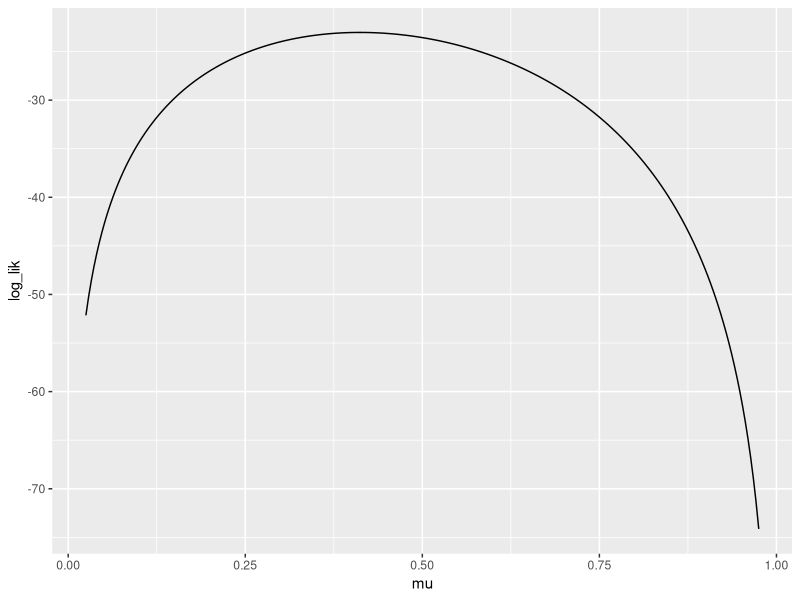
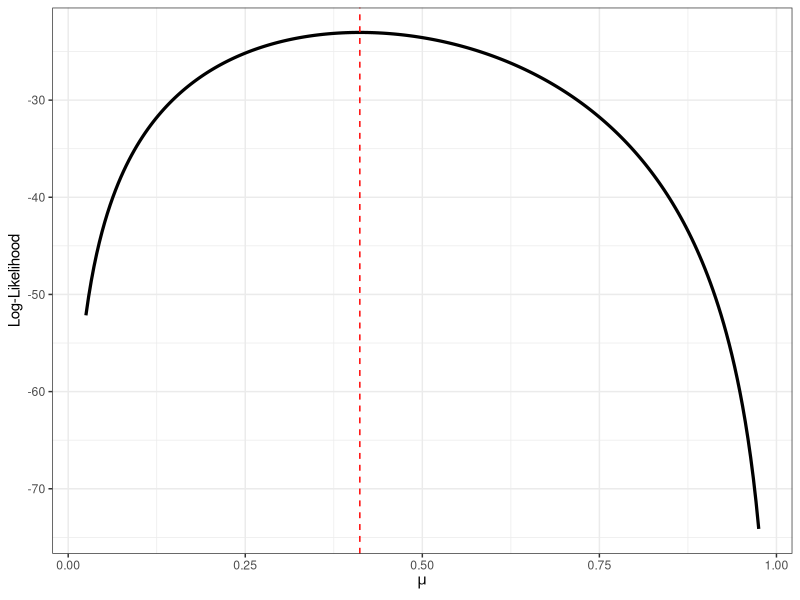
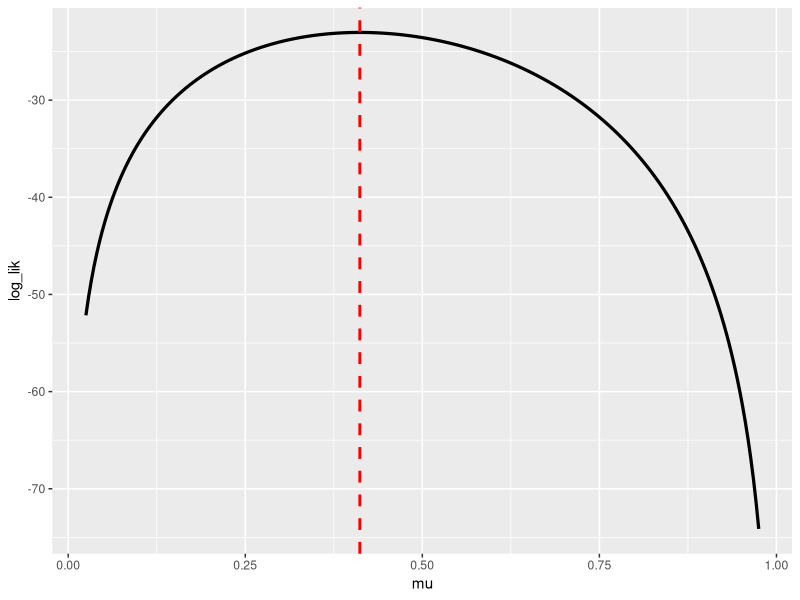
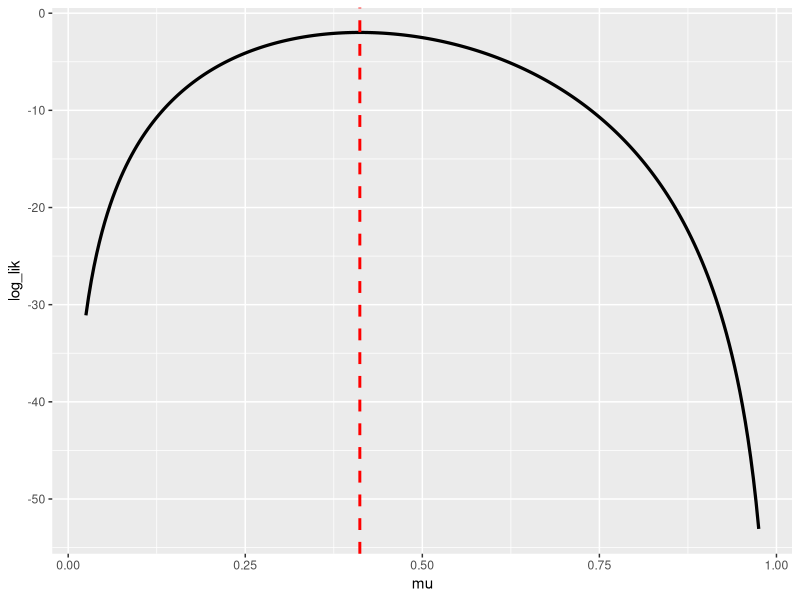
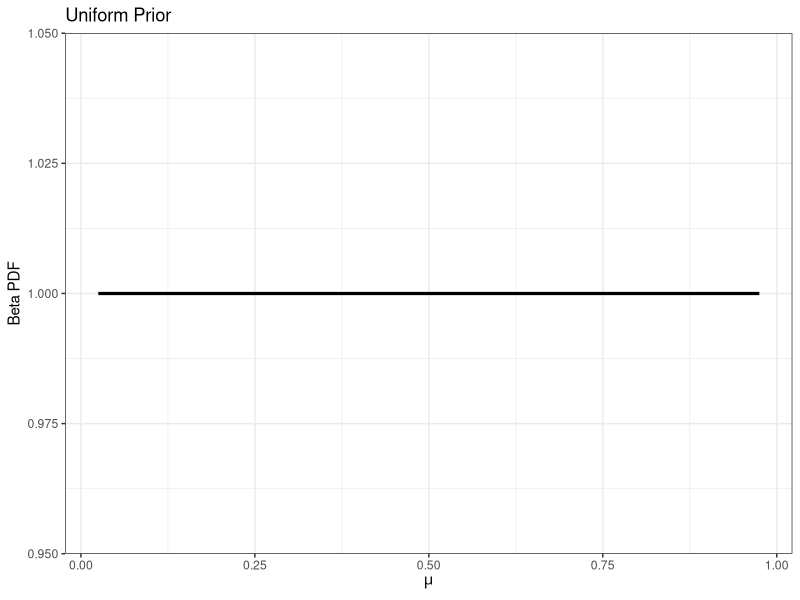
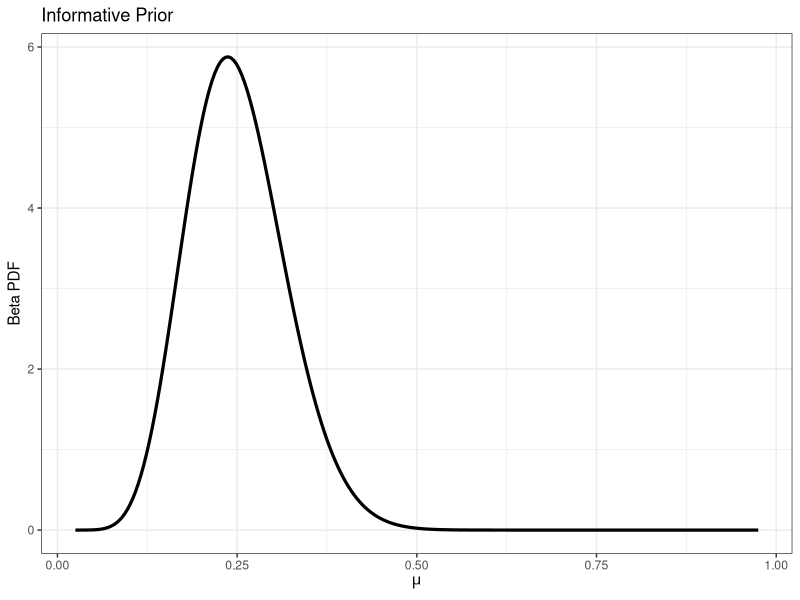
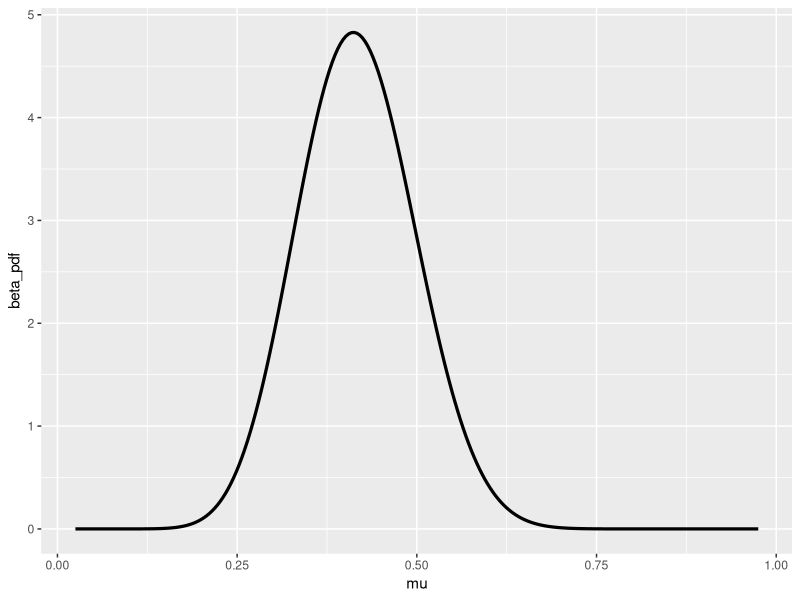
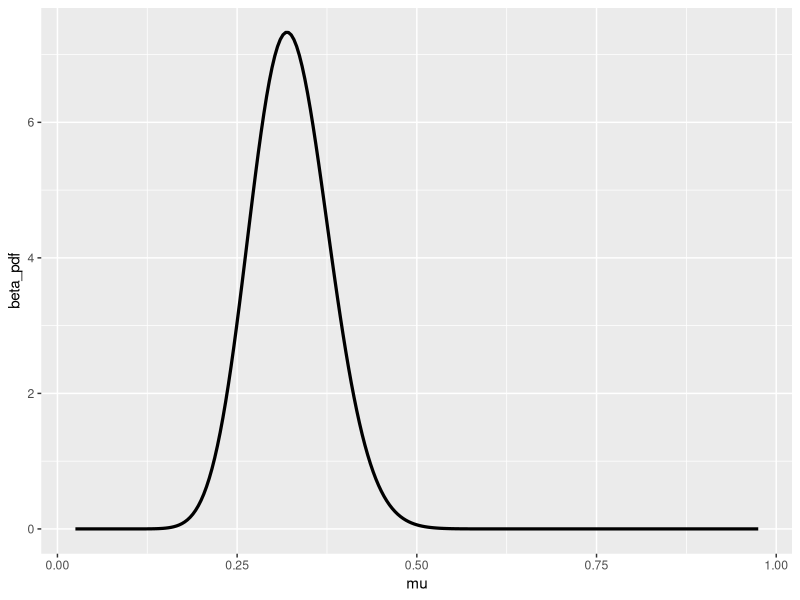

Write R code to recreate these figures, in order.
## ---- chunk 1
knitr::opts_chunk$set(echo = TRUE)
## ---- chunk 2
library(tidyverse)
## ---- chunk 3
x <- c(0, 0, 0, 0,
       0, 1, 1, 0,
       1, 0, 0, 0,
       0, 1, 1, 0, 1,
       1, 0, 0, 1,
       0, 0, 1, 0,
       1, 1, 1, 0, 0,
       0, 0, 1, 1)
## ---- chunk 4
mean(x)
## ---- chunk 5
mle <- sum(x) / length(x)
mle
## ---- chunk 6
log_bernoulli_pmf <- function(xobs, prob)
{
  xobs * log(prob) + (1 - xobs) * log(1 - prob)
}
## ---- chunk 7
for (i in 1:5) {
  cat("Observation", i, "->", log_bernoulli_pmf(x[i], 0.25), "\n")
}
## ---- chunk 8
log_bernoulli_pmf(x[1:5], 0.25)
## ---- chunk 9
sum(log_bernoulli_pmf(x, 0.25))
## ---- chunk 10
mu_grid <- seq(from = 0.025, to = 0.975, length.out = 251)
mu_grid
## ---- chunk 11
for( n in 1:4 ){
  print( n )
}
## ---- chunk 12
example_vector <- rep( as.numeric(NA), 10 )

example_vector %>% class()
## ---- chunk 13
example_vector
## ---- chunk 14
seq_along(example_vector)
## ---- chunk 15
for( n in seq_along(example_vector) ){
  example_vector[n] <- n ^ 2
}
## ---- chunk 16
example_vector
## ---- chunk 17
(1:10)^2
## ---- chunk 18
log_lik_xa = rep(as.numeric(NA), length(mu_grid))

for(i in seq_along(mu_grid)){
  log_lik_xa[i] = sum(log_bernoulli_pmf(x, mu_grid[i]))
}

length(log_lik_xa)
head(log_lik_xa)
## ---- chunk 19
xa_results <- tibble::tibble(
  mu = mu_grid,
  log_lik = log_lik_xa
)
## ---- chunk 20
ggplot(xa_results, aes(x = mu, y = log_lik)) + geom_line()
## ---- chunk 21
ggplot(xa_results, aes(x = mu, y = log_lik)) + 
  geom_line(size = 1.1) +
  geom_vline(xintercept = mean(x), color = "red", linetype = "dashed") +
  theme_bw() +
  labs(x = expression(mu), y = "Log-Likelihood")
## ---- chunk 22
player_hits <- sum(x)
player_atbats <- length(x)

player_hits
player_atbats
## ---- chunk 23
tibble::tibble(
  mu = mu_grid
) %>% 
  mutate(
    log_lik = player_hits * log(mu) + (player_atbats - player_hits) * log(1 - mu)
  ) %>% 
  ggplot(aes(x = mu, y = log_lik)) +
  geom_line(size = 1.1) +
  geom_vline(xintercept = mean(x), size = 1, linetype = "dashed", color = "red")
## ---- chunk 24
tibble::tibble(
  mu = mu_grid
) %>% 
  mutate(
    log_lik = dbinom(
      x = player_hits,
      size = player_atbats,
      prob = mu,
      log = TRUE
    )
  ) %>% 
  ggplot(aes(x = mu, y = log_lik)) +
  geom_line(size = 1.1) +
  geom_vline(xintercept = mean(x), size = 1, linetype = "dashed", color = "red")
## ---- chunk 25
a_uniform <- 1
b_uniform <- 1

a_inform <- 10
b_inform <- 30
## ---- chunk 26
prior_trials_uniform <- a_uniform + b_uniform
prior_trials_inform  <- a_inform + b_inform

prior_trials_uniform
prior_trials_inform
## ---- chunk 27
prior_mean_uniform <- a_uniform / (a_uniform + b_uniform)
prior_mean_inform  <- a_inform  / (a_inform  + b_inform)

prior_mean_uniform
prior_mean_inform
## ---- chunk 28
tibble::tibble(
  mu = mu_grid
) %>% 
  mutate(beta_pdf = dbeta(mu, shape1 = a_uniform, shape2 = b_uniform)) %>% 
  ggplot(aes(x = mu, y = beta_pdf)) +
  geom_line(size = 1.1) +
  theme_bw() +
  labs(x = expression(mu), y = "Beta PDF", title = "Uniform Prior")
## ---- chunk 29
tibble::tibble(
  mu = mu_grid
) %>% 
  mutate(beta_pdf = dbeta(mu, shape1 = a_inform, shape2 = b_inform)) %>% 
  ggplot(aes(x = mu, y = beta_pdf)) +
  geom_line(size = 1.1) +
  theme_bw() +
  labs(x = expression(mu), y = "Beta PDF", title = "Informative Prior")
## ---- chunk 30
player_hits <- sum(x)
player_atbats <- length(x)

a_new_uniform <- a_uniform + player_hits
b_new_uniform <- b_uniform + (player_atbats - player_hits)

a_new_inform <- a_inform + player_hits
b_new_inform <- b_inform + (player_atbats - player_hits)

cat("Uniform prior Beta(1,1) posterior:\n")
cat("a_new_uniform =", a_new_uniform, ", b_new_uniform =", b_new_uniform, "\n\n")

cat("Informative prior Beta(10,30) posterior:\n")
cat("a_new_inform =", a_new_inform, ", b_new_inform =", b_new_inform, "\n")
## ---- chunk 31
mean_uniform <- a_new_uniform / (a_new_uniform + b_new_uniform)
mode_uniform <- (a_new_uniform - 1) / (a_new_uniform + b_new_uniform - 2)
q05_uniform  <- qbeta(0.05, a_new_uniform, b_new_uniform)
q95_uniform  <- qbeta(0.95, a_new_uniform, b_new_uniform)

mean_inform <- a_new_inform / (a_new_inform + b_new_inform)
mode_inform <- (a_new_inform - 1) / (a_new_inform + b_new_inform - 2)
q05_inform  <- qbeta(0.05, a_new_inform, b_new_inform)
q95_inform  <- qbeta(0.95, a_new_inform, b_new_inform)

tibble::tibble(
  Prior = c("Uniform", "Informative"),
  Mean = c(mean_uniform, mean_inform),
  Mode = c(mode_uniform, mode_inform),
  Q05  = c(q05_uniform, q05_inform),
  Q95  = c(q95_uniform, q95_inform)
)
## ---- chunk 32
tibble::tibble(
  mu = mu_grid
) %>% 
  mutate(beta_pdf = dbeta(mu, shape1 = a_new_uniform, shape2 = b_new_uniform)) %>% 
  ggplot(aes(x = mu, y = beta_pdf)) +
  geom_line(linewidth = 1.1)
## ---- chunk 33
tibble::tibble(
  mu = mu_grid
) %>% 
  mutate(beta_pdf = dbeta(mu, shape1 = a_new_inform, shape2 = b_new_inform)) %>% 
  ggplot(aes(x = mu, y = beta_pdf)) +
  geom_line(linewidth = 1.1)
## ---- chunk 34
season_hits <- 62

season_atbats <- 284
## ---- chunk 35
a_post_season_uniform <- a_uniform + season_hits
b_post_season_uniform <- b_uniform + (season_atbats - season_hits)

a_post_season_inform <- a_inform + season_hits
b_post_season_inform <- b_inform + (season_atbats - season_hits)

cat("Season Data: Uniform Prior Posterior\n")
cat("a_post_season_uniform:", a_post_season_uniform, "\n")
cat("b_post_season_uniform:", b_post_season_uniform, "\n\n")

cat("Season Data: Informative Prior Posterior\n")
cat("a_post_season_inform:", a_post_season_inform, "\n")
cat("b_post_season_inform:", b_post_season_inform, "\n")
## ---- chunk 36
mean_season_uniform <- a_post_season_uniform / (a_post_season_uniform + b_post_season_uniform)
mode_season_uniform <- (a_post_season_uniform - 1) / (a_post_season_uniform + b_post_season_uniform - 2)
q05_season_uniform  <- qbeta(0.05, a_post_season_uniform, b_post_season_uniform)
q95_season_uniform  <- qbeta(0.95, a_post_season_uniform, b_post_season_uniform)

mean_season_inform <- a_post_season_inform / (a_post_season_inform + b_post_season_inform)
mode_season_inform <- (a_post_season_inform - 1) / (a_post_season_inform + b_post_season_inform - 2)
q05_season_inform  <- qbeta(0.05, a_post_season_inform, b_post_season_inform)
q95_season_inform  <- qbeta(0.95, a_post_season_inform, b_post_season_inform)

tibble::tibble(
  Prior = c("Uniform", "Informative"),
  Mean = c(mean_season_uniform, mean_season_inform),
  Mode = c(mode_season_uniform, mode_season_inform),
  Q05  = c(q05_season_uniform, q05_season_inform),
  Q95  = c(q95_season_uniform, q95_season_inform)
)
## ---- chunk 37
tibble::tibble(
  mu = mu_grid
) %>% 
  mutate(beta_pdf = dbeta(mu, shape1 = a_post_season_uniform, shape2 = b_post_season_uniform)) %>% 
  ggplot(aes(x = mu, y = beta_pdf)) +
  geom_line(linewidth = 1.1)
## ---- chunk 38
tibble::tibble(
  mu = mu_grid
) %>% 
  mutate(beta_pdf = dbeta(mu, shape1 = a_post_season_inform, shape2 = b_post_season_inform)) %>% 
  ggplot(aes(x = mu, y = beta_pdf)) +
  geom_line(linewidth = 1.1)
